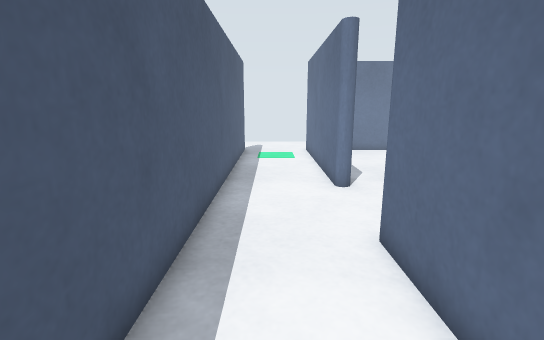
view 1 (above)

12 first-person views from a walk through a robot-simulator world made for Gazebo. The camera is 0.6 m above the floor, tilts 12° down and sees 85° across. The floor is counted in squares, 0.2 m on a side. Each view is taken from the middle of a square. On the plan, view 1 faces up. The plan holds only what a view shows up to about 20 squares ahead; the rest is blank. The place goes on beyond the plan.

view 2
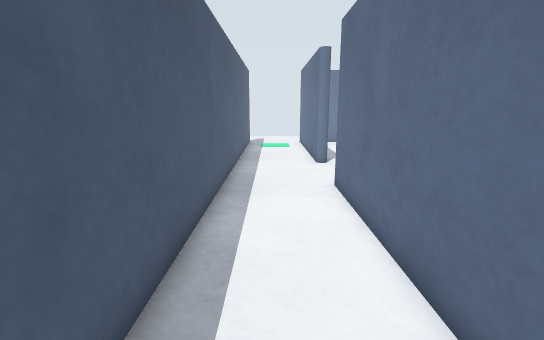

view 3
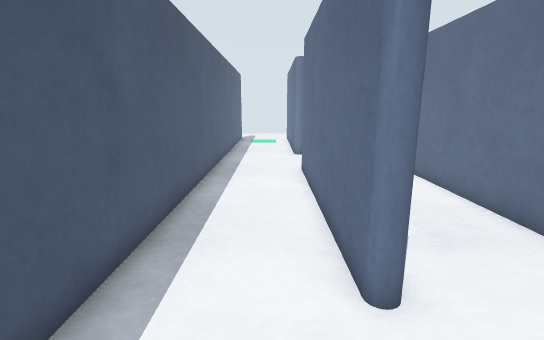

view 4
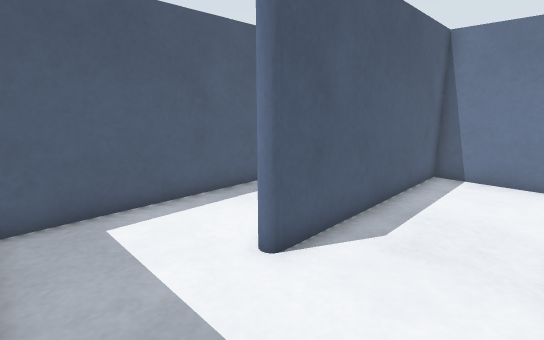

view 5
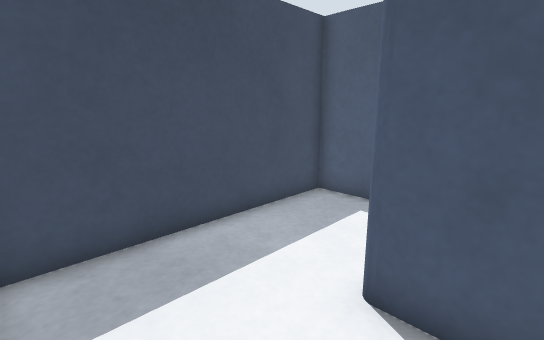

view 6
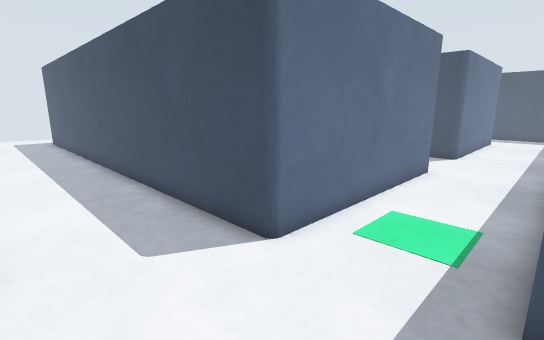

view 7
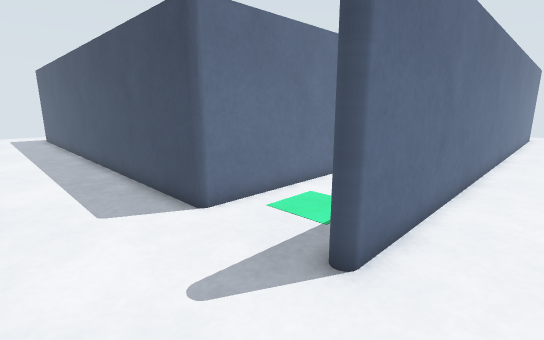

view 8
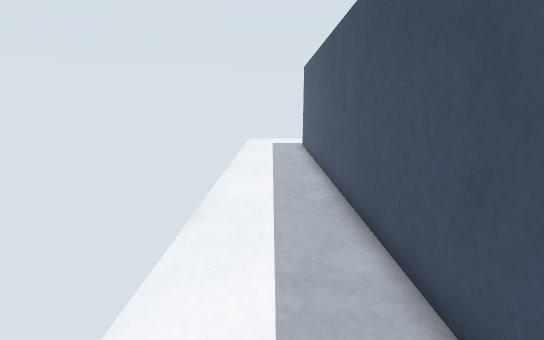

view 9
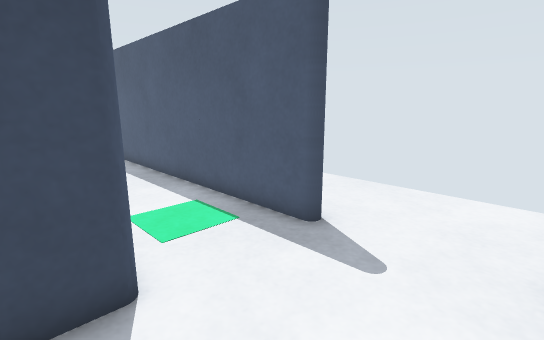

view 10
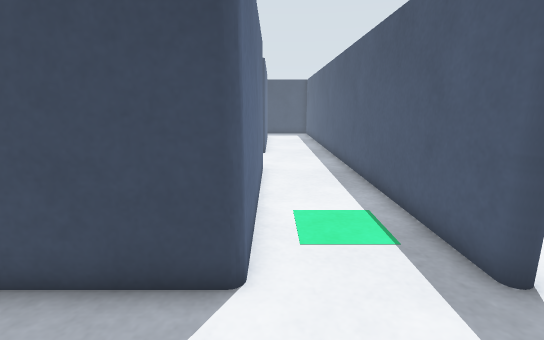

view 11
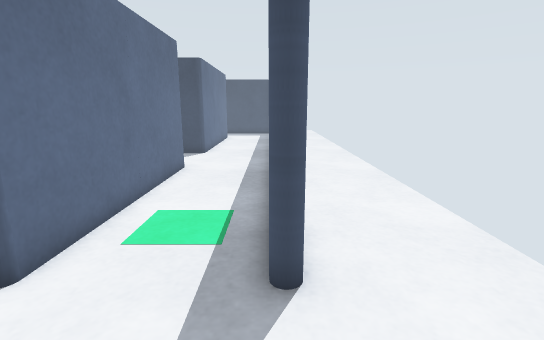

view 12
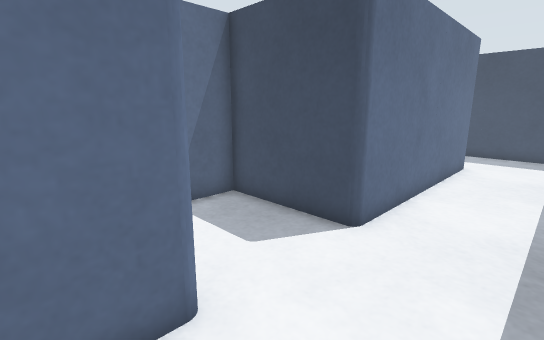

### Floor plan
Points are (right, up) in squares from view 1. A wall is a line through its corners. A room is listed if a view was taken in it or the views show most of it. See-through windows are left out.
Room 1 (views 1, 2, 3, 6, 8, 9, 10, 11, 12)
walls: (2.4, 11.4) (2.4, 21.2); (2.6, 21.5) (20.5, 21.5); (-1.9, 20.6) (-1.9, -8.4) (2.6, -8.4); (2.4, -3.6) (2.4, 6.2)
ways out: opening at (3, -6) to room 2; opening at (-2, 23.5) to room 3; opening at (3, 9)
objects: pillar (-2, 21)
Room 2 (views 4, 5)
walls: (7.5, -1.4) (7.5, 5.2); (2.6, -8.4) (7, -8.4); (6.6, 6) (3.1, 6) (3.1, -3.6)
ways out: opening at (3, -6) to room 1
objects: pillar (3, -4)
Room 3 (view 7)
walls: (-2.6, -0.8) (-2.6, 20.6)
ways out: opening at (-2, 23.5) to room 1

Positions as (right, up) in squares from view 1, and headings:
1: (0, 0), facing up
2: (0, -5), facing up
3: (1, -8), facing up
4: (7, -8), facing up-left
5: (7, -2), facing down-left
6: (-2, 26), facing down-right
7: (-5, 26), facing down-right
8: (4, 24), facing right
9: (4, 26), facing down-left
10: (2, 26), facing down
11: (-2, 26), facing down
12: (-1, 13), facing down-right
